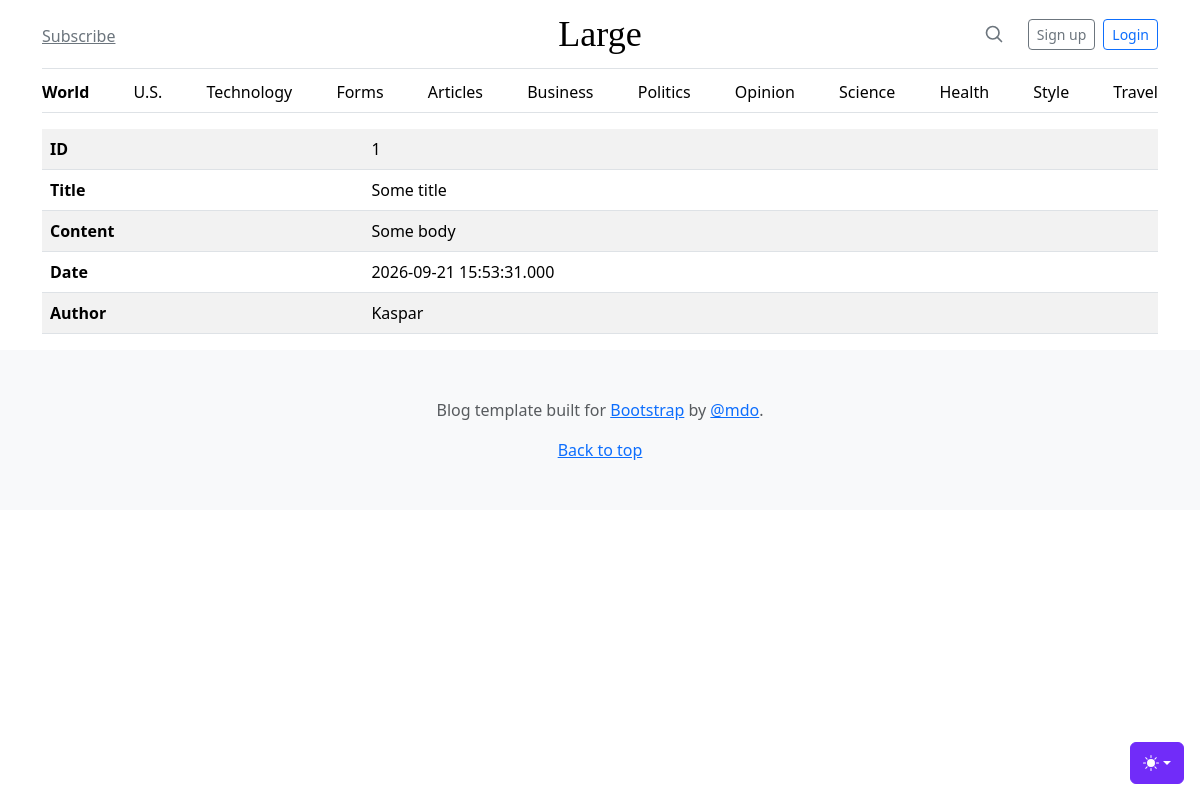
Screenshot of /admin/articles/view?id=1 with the database file from the repository.
### tables this page shows
CREATE TABLE "articles"
(
    id     integer
        constraint articles_pk
            primary key autoincrement,
    title  text     not null,
    body   text,
    date   datetime not null,
    author text     not null
);

### helpers.php (called while the page is built, shortened)
<?php
function view($viewName, $variables=[]){
    extract($variables);
    include __DIR__ . "/views/$viewName.php";
}

### src/DB.php (called while the page is built, shortened)
<?php
class DB {
    private $conn;
    public function __construct()
    {
        try {
            $this->conn = new PDO("sqlite:" . __DIR__ . '/../db.sqlite');
            $this->conn->setAttribute(PDO::ATTR_ERRMODE, PDO::ERRMODE_EXCEPTION);
        } catch (PDOException $e) {
            echo "Connection failed: " . $e->getMessage();
        }
    }
    public function find($table, $class, $id) {
        $sql = "SELECT * FROM $table WHERE id=$id";
        $result = $this->conn->query($sql);
        $result->setFetchMode(PDO::FETCH_CLASS, $class);
        return $result->fetch();
    }
}

### src/Models/Model.php (called while the page is built, shortened)
<?php
abstract class Model {
    protected static string $table;
    public static function find($id) {
        $db = new DB();
        return $db->find(static::$table, static::class, $id);
    }
}

### views/articles/view.php (the view)
<?php include __DIR__ . '/../partials/header.php'; ?>
<main class="container">
  <table class="table table-hover table-striped">
    <tbody>
      <tr>
        <th>ID</th>
        <td><?= $article->id ?></td>
      </tr>
      <tr>
        <th>Title</th>
        <td><?= $article->title ?></td>
      </tr>
      <tr>
        <th>Content</th>
        <td><?= $article->body ?></td>
      </tr>
      <tr>
        <th>Date</th>
        <td><?= $article->date ?></td>
      </tr>
      <tr>
        <th>Author</th>
        <td><?= $article->author ?></td>
      </tr>
    </tbody>
  </table>
</main>
<?php include __DIR__ . '/../partials/footer.php'; ?>

### rows the page displays
articles: id "1", title "Some title", body "Some body", date "2026-09-21 15:53:31.000", author "Kaspar"
